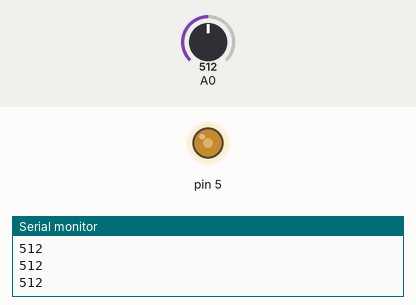
Simulated run of this sketch. Board: Arduino Uno, built with avr-gcc and run on an emulated ATmega328P. Shown: output pins drawn as LEDs (lit = HIGH), the last lines printed to the serial monitor. The test bench sets the inputs (shaded band); at power-on: A0 = 512.

Above: at 1.2 s.
1.3 s: A0 set to 716
At 1.6 s:
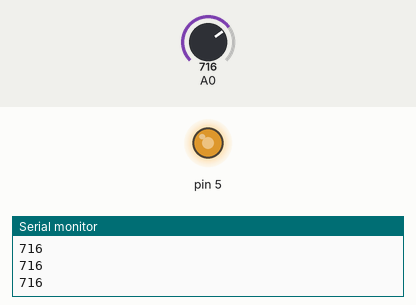
2.8 s: A0 set to 900
At 4.0 s:
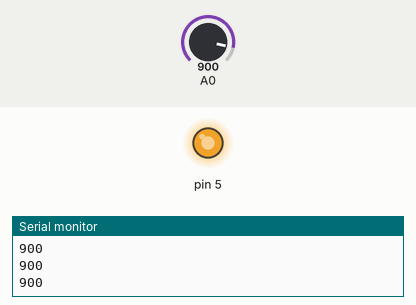
4.3 s: A0 set to 122
At 5.4 s:
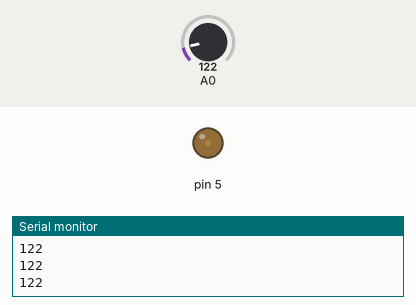
5.8 s: A0 set to 0
At 6.7 s:
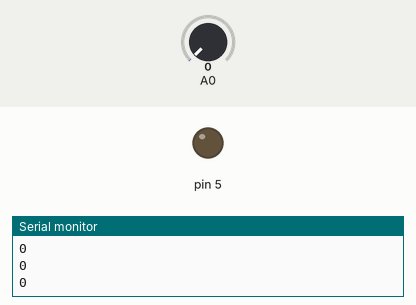
7.3 s: A0 set to 511
At 8.0 s:
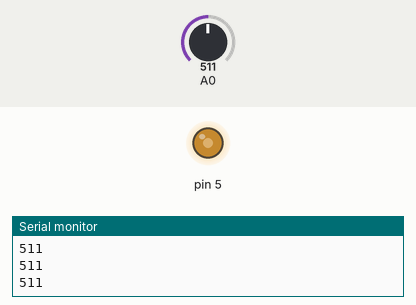
Timing chart, 0 to 9.8 s (numbered marks = the images above; inputs shaded):
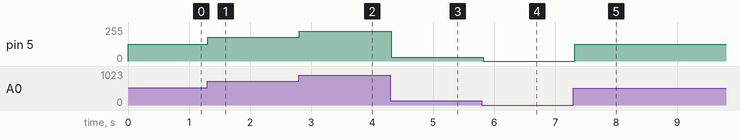

The sketch:

sketch_feb10a.ino
```cpp
int valorLDR;
int brilloLED;


void setup() {
  // put your setup code here, to run once:
  Serial.begin(9600);
}

void loop() {
  // put your main code here, to run repeatedly:
  valorLDR = analogRead(0);
  Serial.println(valorLDR);
  brilloLED = map(valorLDR, 0, 1023, 0, 255);
  analogWrite(5, brilloLED);
  delay(100);
}
```

Measured:
- after the input at 1.3 s, pin 5: 127/255 → 178/255 at once
- after the input at 2.8 s, pin 5: 178/255 → 224/255 at once
- after the input at 4.3 s, pin 5: 224/255 → 30/255 at once
- after the input at 5.8 s, pin 5: 30/255 → 0/255 at once
- after the input at 7.3 s, pin 5: 0/255 → 127/255 at once
